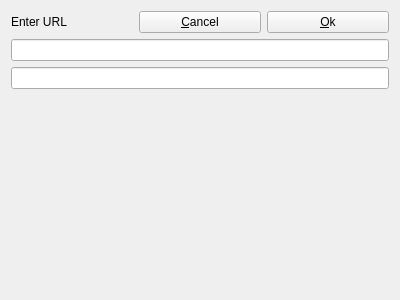
<?xml version="1.0" encoding="UTF-8"?>
<ui version="4.0">
 <class>QDlgGetURL</class>
 <widget class="QWidget" name="QDlgGetURL">
  <property name="geometry">
   <rect>
    <x>0</x>
    <y>0</y>
    <width>400</width>
    <height>300</height>
   </rect>
  </property>
  <property name="windowTitle">
   <string>Form</string>
  </property>
  <layout class="QVBoxLayout" name="verticalLayout">
   <item>
    <layout class="QVBoxLayout" name="QVLRoot">
     <item>
      <layout class="QHBoxLayout" name="QHLTitle">
       <item>
        <widget class="QLabel" name="QLbTitle">
         <property name="text">
          <string>Enter URL</string>
         </property>
        </widget>
       </item>
       <item>
        <widget class="QPushButton" name="QPBCancel">
         <property name="text">
          <string>&amp;Cancel</string>
         </property>
        </widget>
       </item>
       <item>
        <widget class="QPushButton" name="QPBOk">
         <property name="text">
          <string>&amp;Ok</string>
         </property>
        </widget>
       </item>
      </layout>
     </item>
     <item>
      <widget class="QLineEdit" name="QLEURL"/>
     </item>
     <item>
      <widget class="QLineEdit" name="QLEPath"/>
     </item>
     <item>
      <spacer name="QVSRoot">
       <property name="orientation">
        <enum>Qt::Vertical</enum>
       </property>
       <property name="sizeHint" stdset="0">
        <size>
         <width>20</width>
         <height>40</height>
        </size>
       </property>
      </spacer>
     </item>
    </layout>
   </item>
  </layout>
 </widget>
 <resources/>
 <connections/>
</ui>
